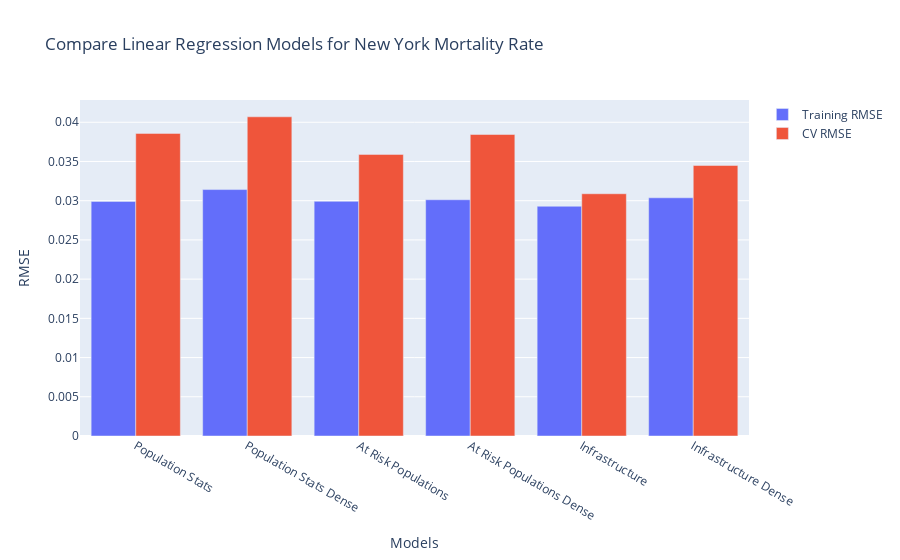

The code cell stored with this chart in its notebook:
### Markdown cell above
Based on the bars above we can see that in the case of population statistics the no outlier case has been improving most scores across the board so that may be a good set to focus on and we can conclude that all three of these metrics are good measures of mortality rate.

### Code cell
x_labels = ['Population Stats', 'Population Stats Dense','At Risk Populations','At Risk Populations Dense','Infrastructure','Infrastructure Dense']
training_err = [ny_pop_error, ny_pop_error_dense, ny_risk_error, ny_risk_error_dense, ny_infrastructure_error, ny_infrastructure_error_dense]
cv_err = [ny_pop_cv_error, ny_pop_cv_error_dense, ny_risk_cv_error, ny_risk_cv_error_dense, ny_infrastructure_cv_error, ny_infrastructure_cv_error_dense]
ny_fig = go.Figure([
        go.Bar(x = x_labels, y = training_err, name='Training RMSE'),
        go.Bar(x = x_labels, y = cv_err, name='CV RMSE')])
ny_fig.update_layout(
        title = 'Compare Linear Regression Models for New York Mortality Rate',
        xaxis_title='Models',
        yaxis_title='RMSE')

### Figure 1 — Plotly figure (JSON) as saved in the notebook; plotly's stock layout.template omitted (floating-point values rounded to 4 significant figures)
{"data": [{"name": "Training RMSE", "type": "bar", "x": ["Population Stats", "Population Stats Dense", "At Risk Populations", "At Risk Populations Dense", "Infrastructure", "Infrastructure Dense"], "y": [0.02991, 0.03142, 0.02992, 0.03012, 0.02929, 0.03037]}, {"name": "CV RMSE", "type": "bar", "x": ["Population Stats", "Population Stats Dense", "At Risk Populations", "At Risk Populations Dense", "Infrastructure", "Infrastructure Dense"], "y": [0.03858, 0.0407, 0.0359, 0.03844, 0.03089, 0.03449]}], "layout": {"title": {"text": "Compare Linear Regression Models for New York Mortality Rate"}, "xaxis": {"title": {"text": "Models"}}, "yaxis": {"title": {"text": "RMSE"}}}}
